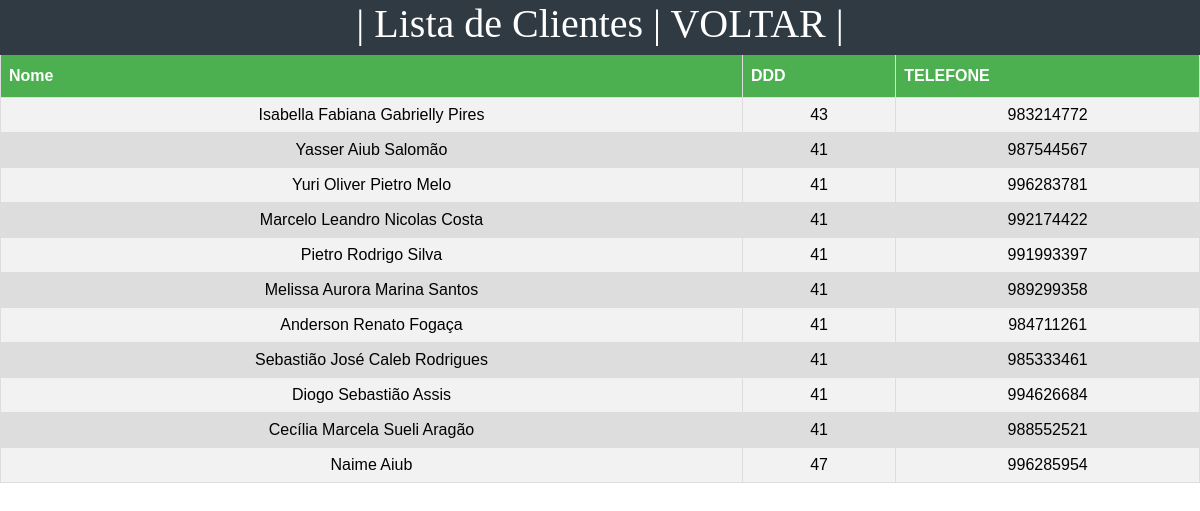
The page /cliente/listar/listar1.php on the database its author committed.
### tables this page shows
CREATE TABLE IF NOT EXISTS `cliente` (
  `CodCliente` int(11) NOT NULL AUTO_INCREMENT,
  `Cpf` bigint(11) NOT NULL,
  `Nome` varchar(60) NOT NULL,
  `CodTel` int(11) NOT NULL,
  `CodEnd` bigint(20) NOT NULL,
  PRIMARY KEY (`CodCliente`),
  KEY `fk_CodTelCliente` (`CodTel`),
  KEY `fk_CodEndCliente` (`CodEnd`)
);

CREATE TABLE IF NOT EXISTS `telefone` (
  `Telefone` int(9) NOT NULL,
  `Ddd` int(2) NOT NULL,
  `CodTel` int(11) NOT NULL AUTO_INCREMENT,
  PRIMARY KEY (`CodTel`)
);

### cliente/listar/listar1.php (the view, shortened to what this page needs)
<!DOCTYPE html>
<html>
<head>
<link rel="stylesheet" href="../../css/estilo_triagem2.css"/>
</head>
<body>
	<div class="barra">| Lista de Clientes |<a class="link" href="../triagem.php"> VOLTAR |</a> </div>
	<table border class="customers">
	<tr>
		<th>Nome</th>
		<th>DDD</th>
		<th>TELEFONE</th>
	</tr>
	<?php
		$conexao = new mysqli("127.0.0.1", "root", "", "chute_e_gol");
		$conexao->set_charset("utf8");
		$sql = "SELECT
		cliente.CodCliente, cliente.Cpf, cliente.Nome,
		telefone.Ddd, telefone.Telefone,endereco.CodEnd,
		endereco.Tipo, endereco.Lougradouro, endereco.Num,
		endereco.Complemento, endereco.Cep, endereco.Bairro,
		endereco.Cidade, endereco.UF
		FROM `cliente`,`endereco`,`telefone`
		WHERE cliente.CodTel=telefone.CodTel AND endereco.CodEnd=cliente.CodEnd ORDER BY CodCliente";
		$result = $conexao->query($sql);
		if ($result->num_rows > 0)
		{
			while ($linha = $result->fetch_assoc())
			{
				echo "<tr>";
				echo "<td>".$linha["Nome"]."</td>";
				echo "<td>".$linha["Ddd"]."</td>";
				echo "<td>".$linha["Telefone"]."</td>";
				echo "</tr>";
			}
		} else
		{
			echo "Sem resultados";
		}
	?>
	</table>
</body>
</html>

### css/estilo_triagem2.css (style rules this page uses)
.barra { background-color: #303a43; position: absolute; top: 0; left: 0; right: 0; height: 55px; font-size: 40px; font-family: american captain; text-align: center; color: #ffffff; }
.link { color: #FFFFFF; text-decoration: none; }
.customers { font-family: Arial, Helvetica, sans-serif; border-collapse: collapse; width: 100%; text-align: center; }
.customers td, .customers th { border: 1px solid #ddd; padding: 8px; }
.customers tr:nth-child(even) { background-color: #f2f2f2; }
.customers tr:nth-child(odd) { background-color: #ddd; }
.customers th { padding-top: 12px; padding-bottom: 12px; text-align: left; background-color: #4CAF50; color: white; }

### rows shown on the page
cliente: Nome "Isabella Fabiana Gabrielly Pires", CodTel.Ddd "43", CodTel.Telefone "983214772"
cliente: Nome "Yasser Aiub Salomão", CodTel.Ddd "41", CodTel.Telefone "987544567"
cliente: Nome "Yuri Oliver Pietro Melo", CodTel.Ddd "41", CodTel.Telefone "996283781"
cliente: Nome "Marcelo Leandro Nicolas Costa", CodTel.Ddd "41", CodTel.Telefone "992174422"
cliente: Nome "Pietro Rodrigo Silva", CodTel.Ddd "41", CodTel.Telefone "991993397"
cliente: Nome "Melissa Aurora Marina Santos", CodTel.Ddd "41", CodTel.Telefone "989299358"
cliente: Nome "Anderson Renato Fogaça", CodTel.Ddd "41", CodTel.Telefone "984711261"
cliente: Nome "Sebastião José Caleb Rodrigues", CodTel.Ddd "41", CodTel.Telefone "985333461"
cliente: Nome "Diogo Sebastião Assis", CodTel.Ddd "41", CodTel.Telefone "994626684"
cliente: Nome "Cecília Marcela Sueli Aragão", CodTel.Ddd "41", CodTel.Telefone "988552521"
cliente: Nome "Naime Aiub", CodTel.Ddd "47", CodTel.Telefone "996285954"
